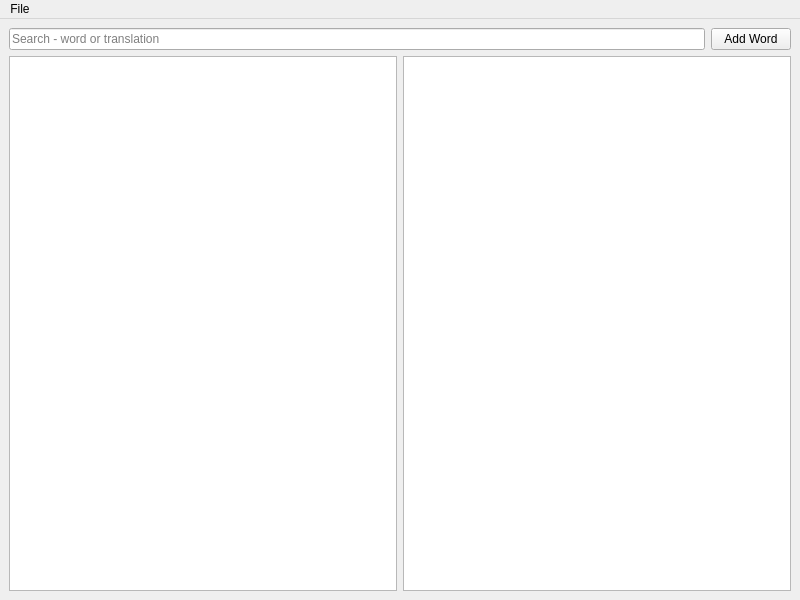
<?xml version="1.0" encoding="UTF-8"?>
<ui version="4.0">
 <class>MainWindow</class>
 <widget class="QMainWindow" name="MainWindow">
  <property name="geometry">
   <rect>
    <x>0</x>
    <y>0</y>
    <width>800</width>
    <height>600</height>
   </rect>
  </property>
  <property name="windowTitle">
   <string>MainWindow</string>
  </property>
  <widget class="QWidget" name="centralwidget">
   <layout class="QVBoxLayout" name="verticalLayout">
    <item>
     <layout class="QHBoxLayout" name="horizontalLayout_3">
      <item>
       <widget class="QLineEdit" name="txtSearch">
        <property name="placeholderText">
         <string>Search - word or translation</string>
        </property>
       </widget>
      </item>
      <item>
       <widget class="QPushButton" name="btnAddWord">
        <property name="text">
         <string>Add Word</string>
        </property>
       </widget>
      </item>
     </layout>
    </item>
    <item>
     <layout class="QHBoxLayout" name="horizontalLayout">
      <item>
       <widget class="QListWidget" name="listWidget"/>
      </item>
      <item>
       <widget class="QTextEdit" name="detailsText"/>
      </item>
     </layout>
    </item>
   </layout>
  </widget>
  <widget class="QMenuBar" name="menubar">
   <property name="geometry">
    <rect>
     <x>0</x>
     <y>0</y>
     <width>800</width>
     <height>24</height>
    </rect>
   </property>
   <widget class="QMenu" name="menuFile">
    <property name="title">
     <string>File</string>
    </property>
    <addaction name="actionNew"/>
    <addaction name="actionOpen"/>
    <addaction name="separator"/>
    <addaction name="actionExit"/>
   </widget>
   <addaction name="menuFile"/>
  </widget>
  <action name="actionNew">
   <property name="text">
    <string>New</string>
   </property>
  </action>
  <action name="actionOpen">
   <property name="text">
    <string>Open</string>
   </property>
  </action>
  <action name="actionExit">
   <property name="text">
    <string>Exit</string>
   </property>
  </action>
 </widget>
 <resources/>
 <connections/>
</ui>
